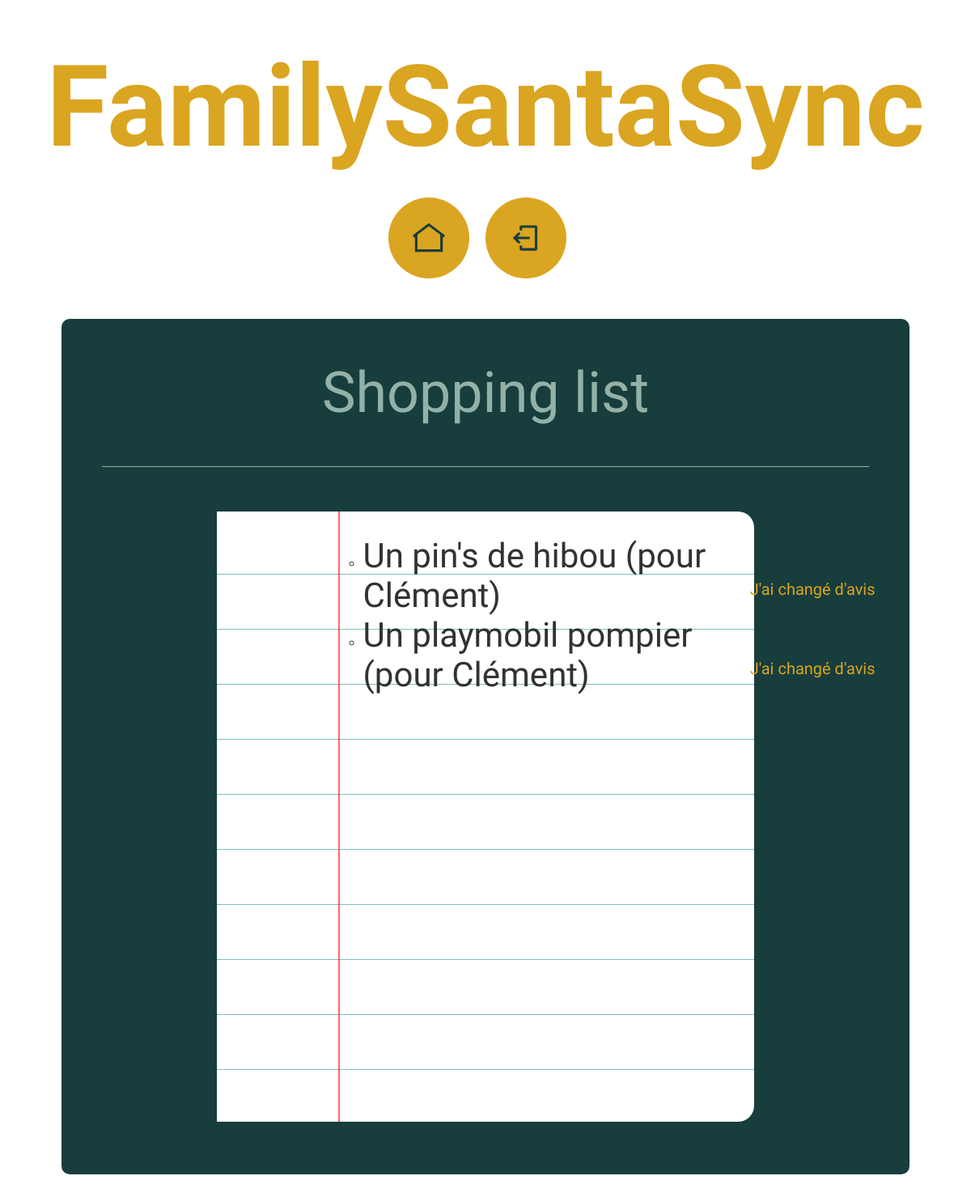
/shoppinglist/1, run on an earlier commit of the app's database.
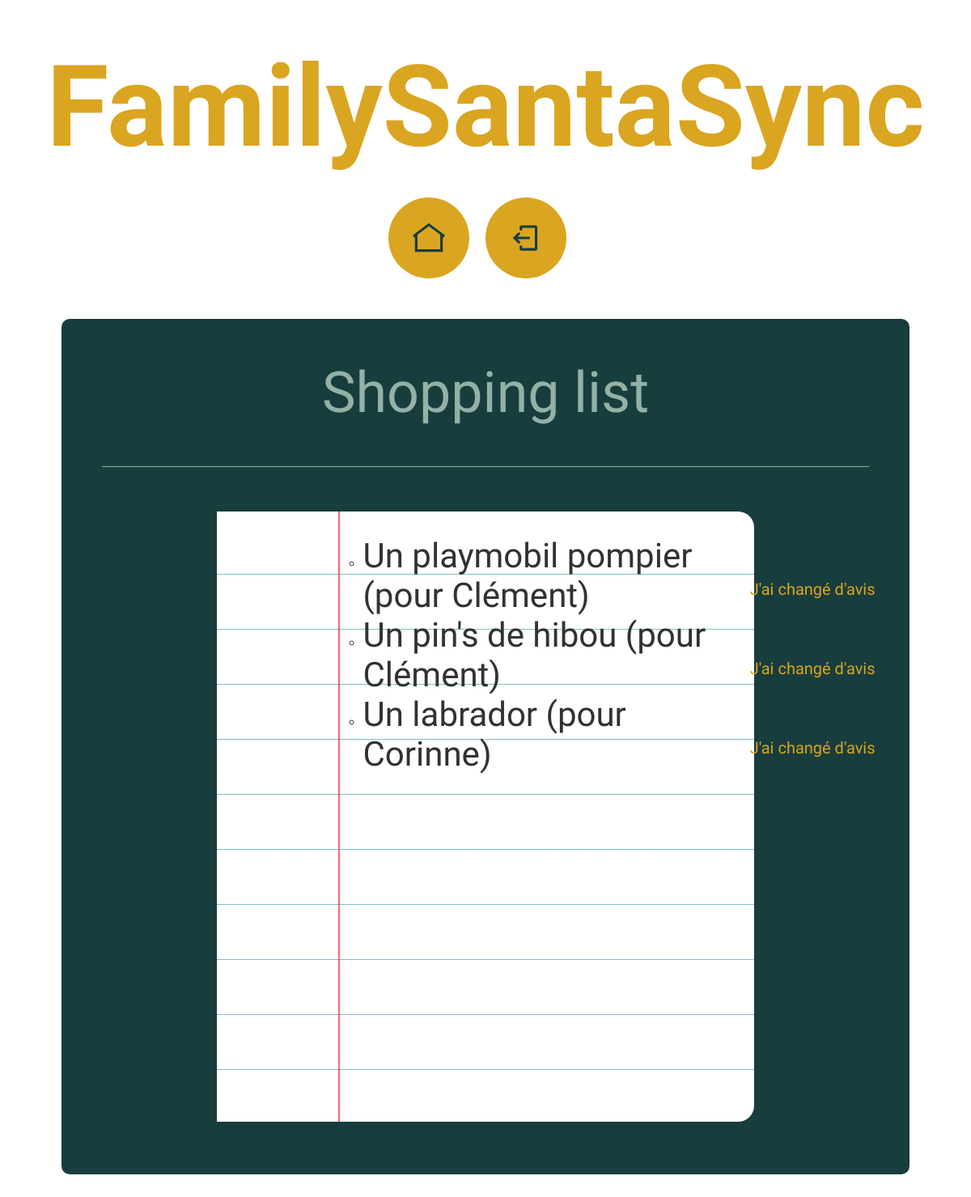
And on a later commit of the database.
### presents/models.py (models this page shows, shortened)
class Gift(models.Model):
    PRICES = (
        ('PRICE1', 'Moins de 40 €'),
        ('PRICE2', 'Entre 40 et 100 €'),
        ('PRICE3', 'Plus de 100€')
    )
    id = models.AutoField(primary_key=True)
    member = models.ForeignKey(Member, on_delete=models.CASCADE)
    family = models.ForeignKey(Family, on_delete=models.CASCADE)
    name = models.CharField(max_length=100)
    link = models.URLField(null=True, blank=True)
    price = models.CharField(choices=PRICES, max_length=20)

### authentication/models.py (models this page shows)
class Member(models.Model):
    id = models.AutoField(primary_key=True)
    name = models.CharField(max_length=100)
    family = models.ForeignKey(Family, on_delete=models.CASCADE)
    def __str__(self):
        return self.name

### presents/views.py (the view)
# urls.py: path('shoppinglist/<int:member_id>', presents.views.shopping_list, name='shopping-list'),
def shopping_list(request, member_id):
    my_booked_gifts = Purchase.objects.filter(member=member_id)
    all_gift_infos = [my_booked_gift.gift for my_booked_gift in my_booked_gifts]
    return render(request, 'shopping_list.html', {'all_gift_infos': all_gift_infos})

### presents/templates/shopping_list.html
{% extends 'base.html' %}
{% block content %}
<div class="my_shopping_list single_present">
    <p class="add_present_title">Shopping list</p>
    <div class="presentation_shopping_list">
        <div class="pattern">
            <div class="content">
                <ul>
                    {% for all_gift_info in all_gift_infos %}
                    <li>
                        <div class="a_gift">
                            {% if all_gift_info.link == None %}
                                <p>{{all_gift_info.name}} (pour {{all_gift_info.member}})</p>
                            {% else %}
                                <p><a href="{{all_gift_info.link}}" target="_blank">{{all_gift_info.name}}</a> (pour {{all_gift_info.member}})</p>
                            {% endif %}
                            <div class="  change_mind">
                                <a href="{%  url 'delete-purchase' all_gift_info.id request.session.member_id %}">J'ai changé d'avis</a>
                            </div>
                        </div>
                    </li>
                    {% endfor %}
                </ul>
            </div>
        </div>
    </div>
</div>
{% endblock content %}

What changed in the data, as far as the page shows it:
shown differently, row unchanged: Gift "Un playmobil pompier": moves up the list
added Gift: name "Un labrador", member "Corinne"
